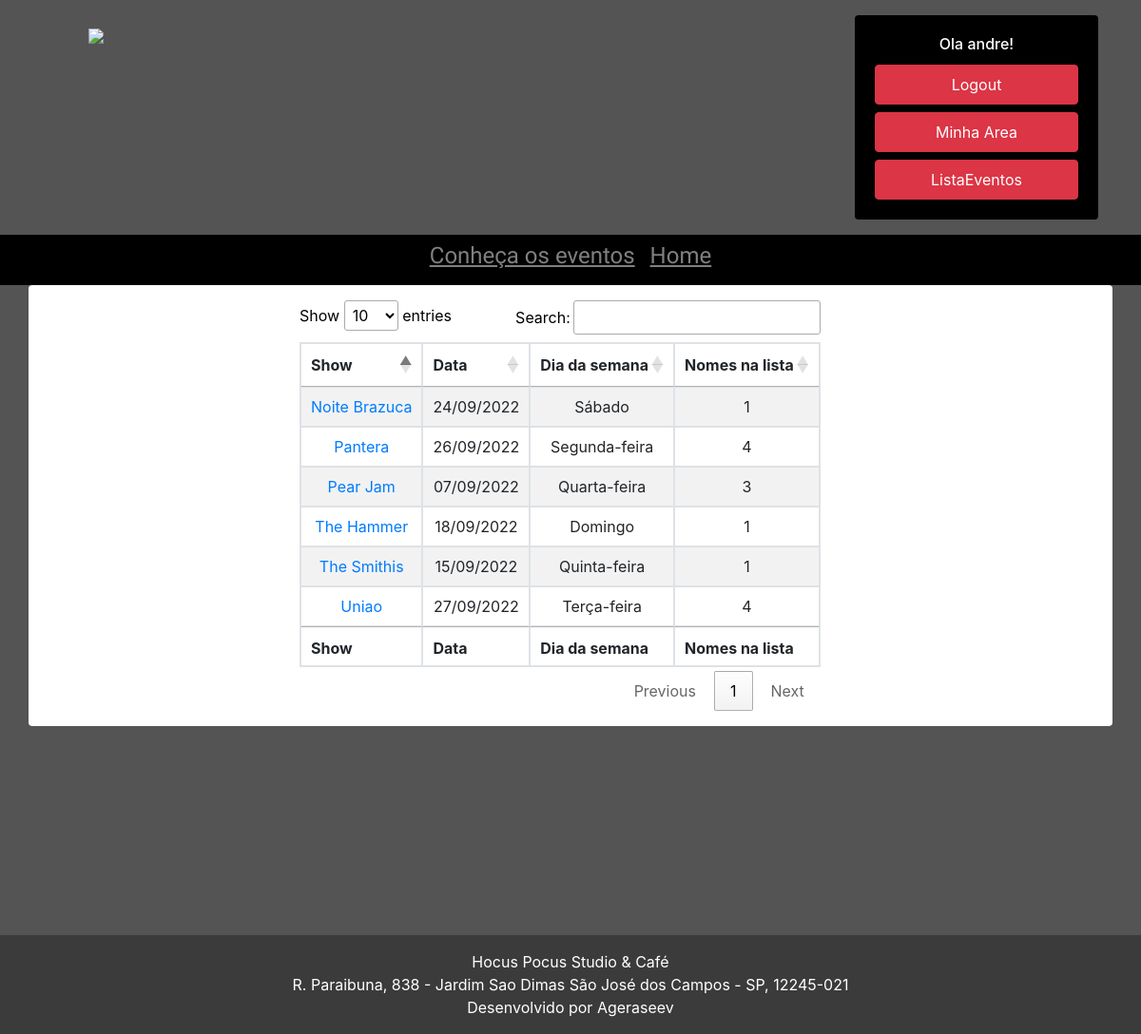
The page /listaevento (signed in) on the database as committed earlier.
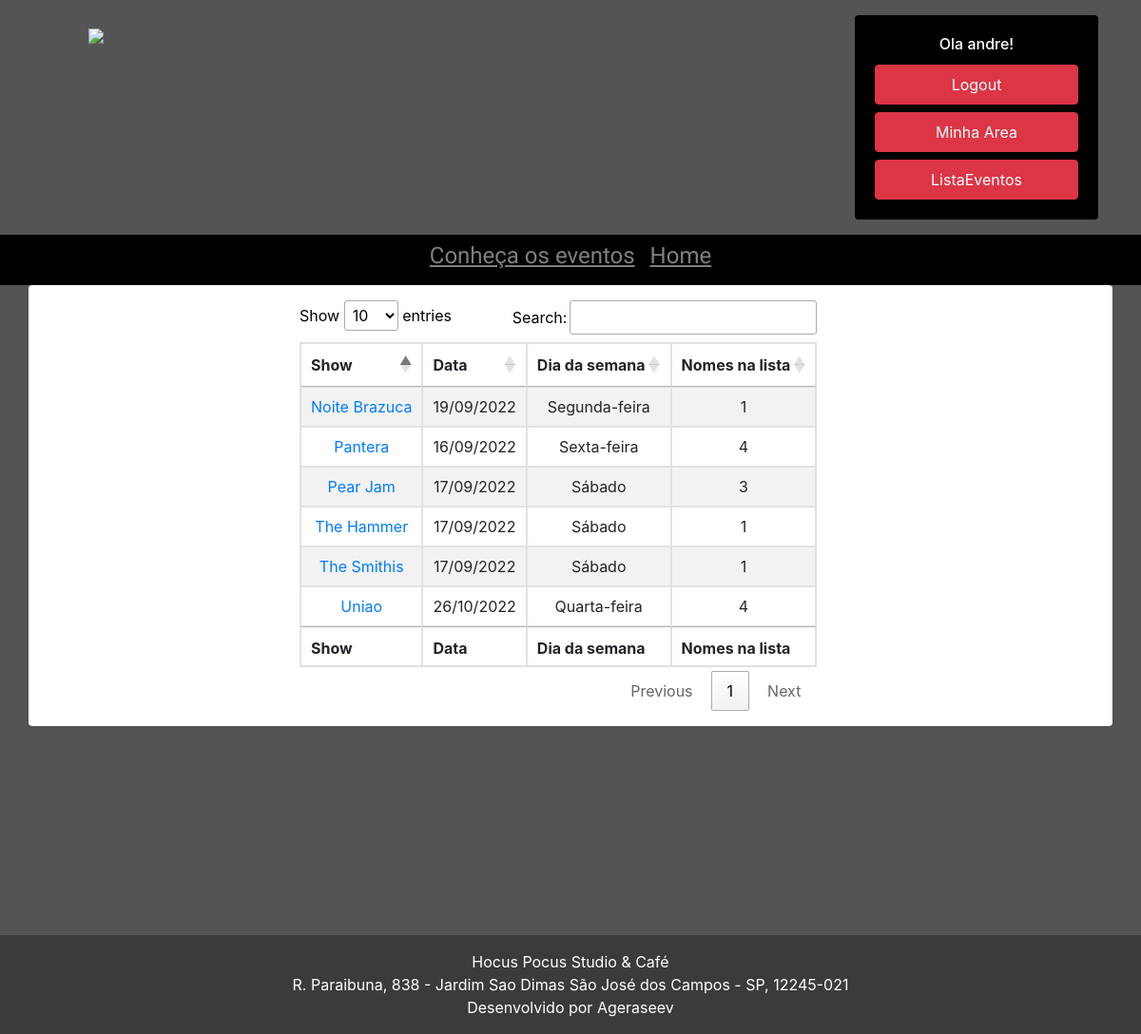
The same page on the database as committed later.
### show/models.py (models this page shows, shortened)
class Show(models.Model):
    titulo_show = models.CharField(max_length=100, )
    descricao_show = models.CharField(max_length=300)
    horario_do_show = models.CharField(max_length=100, null=True)
    data_do_show = models.DateField(null=True)
    banner = models.ImageField(upload_to='static/banners', blank=True)
    quadrado = models.ImageField(upload_to='static/banners', blank=True)
    publicada = models.BooleanField(default=False)
    pix = models.BooleanField(default=False)
    carrocel = models.BooleanField(default=False)

class NomeLista(models.Model):
    sem_registro = models.ForeignKey(UsuarioSemRegistro, on_delete=models.CASCADE, blank=True, null= True)
    roqueiro = models.ForeignKey(Usuario, on_delete=models.CASCADE, blank=True, null= True)
    pagamento = models.BooleanField(default=False)
    comprovante = models.ImageField(upload_to='static/comprovantes', blank=True)
    lista_reserva = models.ForeignKey(Show, on_delete=models.CASCADE, blank=True, null= True,)
    class Meta:
        unique_together = ('roqueiro', 'lista_reserva')

### show/views.py (the view)
# urls.py: path('listaevento', listaevento, name='listaevento'),
def listaevento(request):
    if request.user.is_staff:
        roqueiros = NomeLista.objects.all()
        show = Show.objects.filter(publicada=True)
        dados = {
            'roqueiro': roqueiros,
                 'show': show,
        }
        return render(request, 'listaevento.html', dados)
    else:
        return redirect('home')

### templates/listaevento.html (shortened to what this page needs)
{% extends 'base3.html' %}
{% load static %}
{% block content %}
<link rel="stylesheet" href="https://cdn.datatables.net/1.10.2/css/jquery.dataTables.min.css">
<body>
<div class="container bg-white rounded text-center ">
    <div class="row">
        <div class="col-lg-3 col-sm-2"></div>
        <div class="col-8 my-3 text-center">
            <div class="row header" style="text-align:center;color:black">
                <table id="example" class="table table-striped table-bordered" style="width:100%">
                    <thead>
                    <tr>
                        <th>Show</th>
                        <th>Data</th>
                        <th>Dia da semana</th>
                        <th>Nomes na lista</th>
                    </tr>
                    </thead>
                    <tbody>
                    {% for shows in show %}
                    <tr>
                        <td><a href="{% url 'lista' %}/{{ shows.id }} "> {{ shows.titulo_show }} </a></td>
                        <td>{{ shows.data_do_show|date:"SHORT_DATE_FORMAT" }}</td>
                        <td>{{ shows.data_do_show|date:"l" }}</td>
                        <td>{{ shows.nomelista_set.all|length }}</td>
                    </tr>
                    {% endfor %}
                    </tbody>
                    <tfoot>
                    <tr>
                        <th>Show</th>
                        <th>Data</th>
                        <th>Dia da semana</th>
                        <th>Nomes na lista</th>
                    </tr>
                    </tfoot>
                </table>
            </div>
        </div>
    </div>
</div>
{% endblock %}

### templates/base3.html (shortened to what this page needs)
<!DOCTYPE html>
{% load static %}
<html lang="pt">
<head>
    <link rel="stylesheet" href="https://cdn.es.gov.br/fonts/font-awesome/css/font-awesome.min.css">
    <link rel="stylesheet" href="https://cdn.jsdelivr.net/npm/bootstrap@4.6.2/dist/css/bootstrap.min.css"
>
    <link rel="stylesheet" href="{% static 'css/footer.css' %}">
</head>
<body style="background-color:#545454">
{% include 'partials/_navbar2.html' %}
{% block content %} {% endblock %}
{% include 'partials/_footer.html' %}
</body>
</html>

### templates/partials/_navbar2.html (shortened to what this page needs)
{% load static %}
<div class="container d-none d-lg-block align-items-center my-3">
    <div class="row ">
        <div class="col-8">
            <a class="navbar-brand pl-5" href="{% url 'home' %}"><img src="{% static 'LogoHocusHorizontal01.png' %}"
                                                                      class="img-fluid " width="800"></a>
        </div>
        <div class="col justify-content-center">
            <div class="card  float-right " style="width: 16rem; background-color:#000000">
                {% if user.is_authenticated %}
                <div class="card-body " style="background-color:#000000">
                    <h6 class="card-title text-center text-white mt3"> Ola {{ user.username }}! </h6>
                    <a class="nav-link btn  btn-danger mt-2" href="{% url 'logout' %}">Logout</a>
                    <a class="nav-link btn  btn-danger mt-2"
                       href="{% url 'dashboard' %}">Minha Area</a>
                    {% if request.user.is_staff %}
                    <a class="nav-link btn btn-danger mt-2" href="{% url 'listaevento' %}">ListaEventos</a>
                    {% endif %}
                </div>
                {% endif %}
            </div>
        </div>
    </div>
</div>
{% if user.is_authenticated %}
<nav class=" navbar-expand-lg navbar-dark   " style="background-color:#000000">
        {% endif %}
        <div class="container ">
            <div class="collapse navbar-collapse justify-content-center" id="navbarNavDropdown">
                <ul class="navbar-nav ">
                    <li class="nav-item  ">
                        <a class="nav-link" style="font-family: 'Chau Philomene One'" href="/"><h4><u>Conheça os
                            eventos </u></h4><span class="sr-only">(current)</span></a>
                    </li>
                    <li class="nav-item">
                        <a class="nav-link" style="font-family: 'Chau Philomene One'" href="/"><h4><u>Home</u></h4></a>
                    </li>
                </ul>
            </div>
        </div>
    </nav>

### templates/partials/_footer.html (shortened to what this page needs)
{% load static %}
<div class="wrapper">
</div>
<footer class="footer">
    <div class="text-white text-center p-3" style="background-color: rgba(0, 0, 0, 0.3);">
        Hocus Pocus Studio & Café<br>
        R. Paraibuna, 838 - Jardim Sao Dimas
        São José dos Campos - SP, 12245-021<br>
        <a class="text-white" href="https://linkedin.com/in/andregeraseev">Desenvolvido por Ageraseev</a>
    </div>
</footer>

### static/css/footer.css (style rules this page uses)
html, body { height: 100%; margin: 0; }
.wrapper { max-height: 30%; min-height: 15%; margin-bottom: 100px; }
.footer, .push { height: 0px; }

Rows that differ between the two databases and show on the page:
changed Show "Pantera": data_do_show "26/09/2022" → "16/09/2022"; data_do_show "Segunda-feira" → "Sexta-feira"
changed Show "Uniao": data_do_show "27/09/2022" → "26/10/2022"; data_do_show "Terça-feira" → "Quarta-feira"
changed Show "Pear Jam": data_do_show "07/09/2022" → "17/09/2022"; data_do_show "Quarta-feira" → "Sábado"
changed Show "The Hammer": data_do_show "18/09/2022" → "17/09/2022"; data_do_show "Domingo" → "Sábado"
changed Show "The Smithis": data_do_show "15/09/2022" → "17/09/2022"; data_do_show "Quinta-feira" → "Sábado"
changed Show "Noite Brazuca": data_do_show "24/09/2022" → "19/09/2022"; data_do_show "Sábado" → "Segunda-feira"
